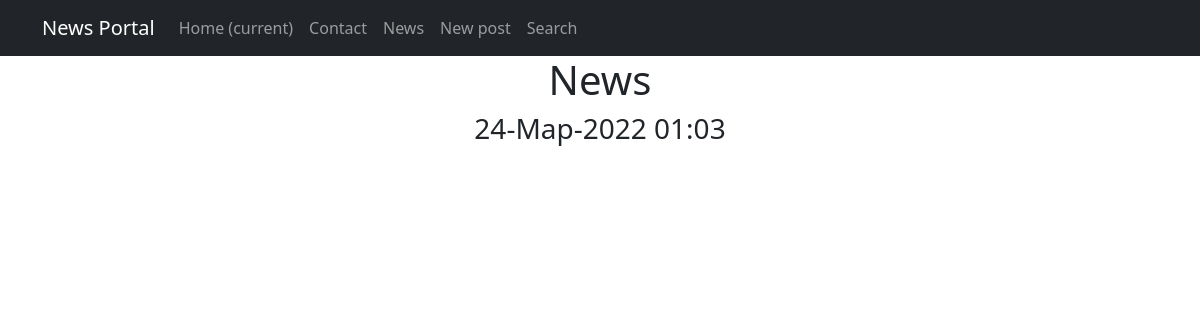
The page /news/ on the database as committed earlier.
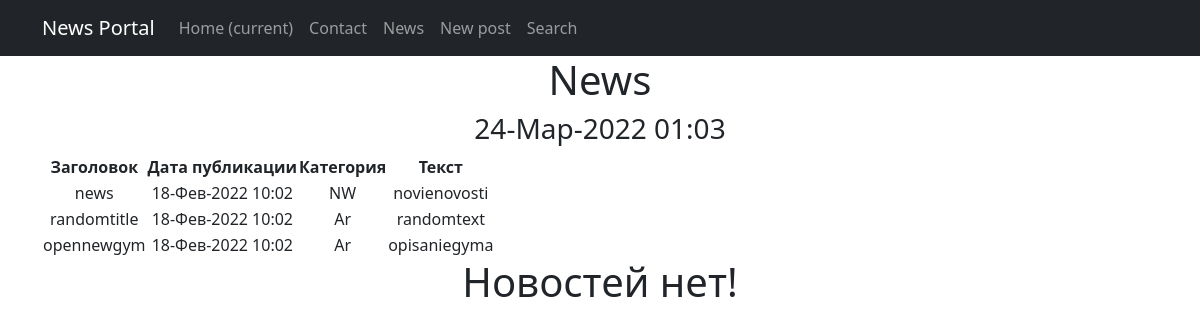
The same page on the database as committed later.
### news/models.py (models this page shows, shortened)
class Post(models.Model):
    author = models.ForeignKey(Author, on_delete=models.CASCADE)
    NEWS = 'NW'
    ARTICLE = 'AR'
    CATEGORY_CHOICES = (
        (NEWS, 'Новость'),
        (ARTICLE, 'Статья'),
    )
    categoryType = models.CharField(max_length=2, choices=CATEGORY_CHOICES, default=ARTICLE)
    dateCreation = models.DateTimeField(auto_now_add=True)
    category = models.ForeignKey(Category, on_delete=models.CASCADE, null=True)
    title = models.CharField(max_length=128)
    text = models.TextField()
    rating = models.SmallIntegerField(default=0)

### news/views.py (the view)
# urls.py: path('', PostList.as_view()),
class PostList(ListView):
    model = Post
    template_name = 'flatpages/news.html'
    context_object_name = 'news'
    queryset = Post.objects.order_by('-dateCreation')
    paginate_by = 10
    def get_context_data(self, **kwargs):
        context = super().get_context_data(**kwargs)
        context['time_now'] = datetime.utcnow()
        context['filter'] = PostFilter(
            self.request.GET, queryset=self.get_queryset())
        return context

### news/templatetags/custom_filters.py (called while the page is built)
@register.filter(name='censor')
def censor(value):
    for word in censor_list:
        value = value.replace(word, '*****')
    return value

### templates/flatpages/news.html (shortened to what this page needs)
{% extends 'flatpages/default.html' %}
{% load custom_filters %}
{% block content %}
    <h1>News</h1>
    <h3>{{ time_now|date:'d-M-Y H:m' }}</h3>
    {% if news %}
    <table>
        <thead>
            <th>
                 Заголовок
            </th>
            <th>
                 Дата публикации
            </th>
            <th>
                 Категория
            </th>
             <th>
                 Текст
             </th>
        </thead>
    {% for news in news %}
        <tr>
            <td>
                {{ news.title|censor }}
            </td>
            <td>
                {{ news.dateCreation|date:'d-M-Y H:m' }}
            </td>
            <td>
                {{ news.categoryType }}
            </td>
            <td>
                {{ news.text|truncatechars:50|censor }}
            </td>
        </tr>
    {% endfor %}
    </table>
    {% if is_paginated %}
    {% if page_obj.has_previous %}
        <a href="?page=1">First</a>
        <a href="?page={{ page_obj.previous_page_number }}"><<<</a>
    {% endif %}
    {% for num in page_obj.paginator.page_range %}
        {% if page_obj.number == num %}
            <a>{{ num }}</a>
        {% elif num > page_obj.number|add:'-3' and num < page_obj.number|add:'3' %}
            <a href="?page={{ num }}">{{ num }}</a>
        {% endif %}
    {% endfor %}
    {% if page_obj.has_next %}
        <a href="?page={{ page_obj.next_page_number }}">>>></a>
        <a href="?page={{ page_obj.paginator.num_pages }}">Last</a>
    {% endif %}
    {% else %}
        <h1>Новостей нет!</h1>
    {% endif %}
    {% endif %}
{% endblock content %}

### templates/flatpages/default.html (shortened to what this page needs)
{% load static %}
<!DOCTYPE html>
<html lang="ru">
    <head>
        {% load static %}
        <link href="css/styles.css" rel="stylesheet" />
        <link href="{% static 'css/styles.css' %}" rel="stylesheet" />
    </head>
    <body>
        <nav class="navbar navbar-expand-lg navbar-dark bg-dark static-top">
            <div class="container">
                <a class="navbar-brand" href="/news/">News Portal</a>
                <div class="collapse navbar-collapse" id="navbarResponsive">
                    <ul class="navbar-nav ml-auto">
                        <li class="nav-item active">
                            <a class="nav-link" href="/news/">Home
                                <span class="sr-only">(current)</span>
                            </a>
                        <li>
                            <a class="nav-link" href="/contact/">Contact</a>
                        </li>
                        <li class="nav-item">
                            <a class="nav-link" href="/news/">News</a>
                        </li>
                        <li class="nav-item active">
                            <a class="nav-link" href="{% url 'add' %}">New post</a>
                        </li>
                        <li class="nav-item">
                            <a class="nav-link" href="{% url 'search' %}">Search</a>
                        </li>
                    </ul>
                </div>
            </div>
        </nav>
        <div class="container">
            <div class="row">
                <div class="col-lg-12 text-center">
                   {% block content %}{% endblock content %}
                </div>
            </div>
        </div>
    </body>
</html>

Rows that differ between the two databases and show on the page:
added Post: title|censor "news", dateCreation "18-Фев-2022 10:02", categoryType "NW", text|censor "novienovosti"
added Post: title|censor "randomtitle", dateCreation "18-Фев-2022 10:02", categoryType "Ar", text|censor "randomtext"
added Post: title|censor "opennewgym", dateCreation "18-Фев-2022 10:02", categoryType "Ar", text|censor "opisaniegyma"
Other text that changed with them:
text now shown: "Заголовок Дата публикации Категория Текст Новостей нет!"
